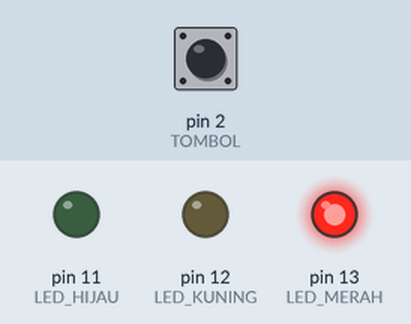
Simulated run of this sketch. Board: Arduino Uno, built with avr-gcc and run on an emulated ATmega328P. On the bench: output pins drawn as LEDs (lit = HIGH). The inputs (shaded band) are chosen by the test bench; at power-on: pin 2 (TOMBOL) HIGH.

Above: at 1.2 s.
1.3 s: pin 2 (TOMBOL) pulled LOW for 0.15 s
At 1.9 s:
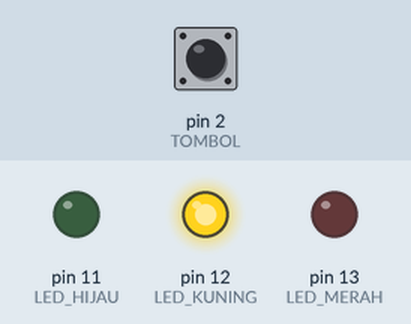
4.4 s: pin 2 (TOMBOL) pulled LOW for 1 s
At 6.7 s:
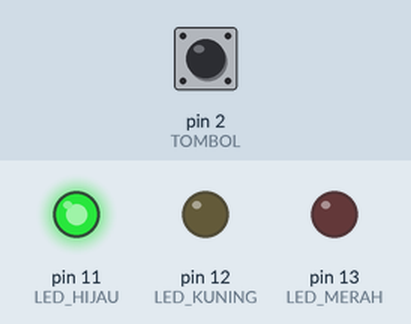
8.4 s: pin 2 (TOMBOL) pulled LOW for 0.15 s
At 9.7 s:
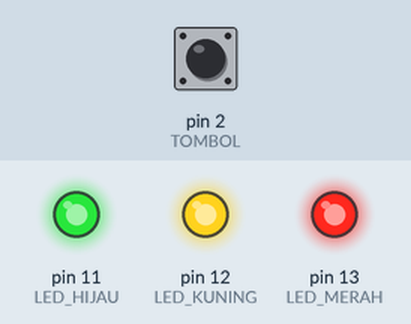
Timing chart, 0 to 15.1 s (numbered marks = the images above; inputs shaded):
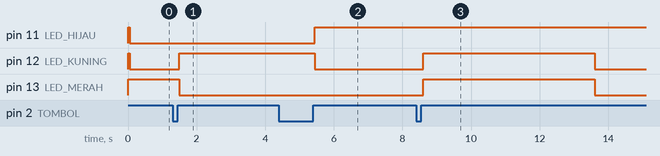

Measured:
- after the input at 1.3 s, pin 12 (LED_KUNING): LOW → HIGH after 0.20 s; pin 13 (LED_MERAH): HIGH → LOW after 0.20 s
- after the input at 4.4 s, pin 11 (LED_HIJAU): LOW → HIGH after 1.1 s; pin 12 (LED_KUNING): HIGH → LOW after 1.1 s instead of 2.1 s; pin 13 (LED_MERAH): stays LOW (without the input it goes to HIGH after 2.1 s)
- after the input at 8.4 s, pin 11 (LED_HIJAU): stays HIGH (without the input it goes to LOW after 2.1 s); pin 13 (LED_MERAH): LOW → HIGH after 0.20 s instead of 7.1 s

The sketch:

percobaan2-3.ino
```cpp
#define LED_MERAH   13
#define LED_KUNING  12
#define LED_HIJAU   11
#define TOMBOL      2

int state = 1;
int input_sblm = HIGH;
int tepi_naik = HIGH;
unsigned long waktu_debouncing = 0;
unsigned long delay_debouncing = 50;
int input = LOW;
int kondisi_sblm = LOW;
unsigned long waktu_state = 0;
unsigned long delay_state = 5000;

void state_1();
void state_2();
void state_3();
void state_4();

void setup() {
  pinMode(LED_MERAH, OUTPUT);
  pinMode(LED_KUNING, OUTPUT);
  pinMode(LED_HIJAU, OUTPUT);
  pinMode(TOMBOL, INPUT_PULLUP);
}

void loop() {
  int kondisi = digitalRead(TOMBOL);

  if(kondisi != kondisi_sblm){
    waktu_debouncing = millis();
  }
  if((millis()-waktu_debouncing) > delay_debouncing){
    if(kondisi != input){
      input = kondisi;
    }
  }
  kondisi_sblm = kondisi;

  if(input == LOW && input_sblm == HIGH){
    input_sblm = input;
  }
  else if(input == HIGH && input_sblm == LOW){
    input_sblm = input;
    tepi_naik = LOW;
  }

  switch(state){
    case 1:
      state_1();
      if(tepi_naik == LOW){
        state = 2;
        waktu_state = millis();
      }
      else if((millis()-waktu_state) > delay_state){
        state = 4;
        waktu_state = millis();
      }
      break;
    case 2:
      state_2();
      if(tepi_naik == LOW){
        state = 3;
        waktu_state = millis();
      }
      else if((millis()-waktu_state) > delay_state){
        state = 1;
        waktu_state = millis();
      }
      break;
    case 3:
      state_3();
      if(tepi_naik == LOW){
        state = 4;
        waktu_state = millis();
      }
      else if((millis()-waktu_state) > delay_state){
        state = 2;
        waktu_state = millis();
      }
      break;
    case 4:
      state_4();
      if(tepi_naik == LOW){
        state = 1;
        waktu_state = millis();
      }
      else if((millis()-waktu_state) > delay_state){
        state = 3;
        waktu_state = millis();
      }
      break;
  }

  tepi_naik = HIGH;
}

void state_1() {
  digitalWrite(LED_MERAH, HIGH);
  digitalWrite(LED_KUNING, HIGH);
  digitalWrite(LED_HIJAU, HIGH);
}
void state_2(){
  digitalWrite(LED_MERAH, HIGH);
  digitalWrite(LED_KUNING, LOW);
  digitalWrite(LED_HIJAU, LOW);
}
void state_3(){
  digitalWrite(LED_MERAH, LOW);
  digitalWrite(LED_KUNING, HIGH);
  digitalWrite(LED_HIJAU, LOW);
}
void state_4(){
  digitalWrite(LED_MERAH, LOW);
  digitalWrite(LED_KUNING, LOW);
  digitalWrite(LED_HIJAU, HIGH);
}
```
